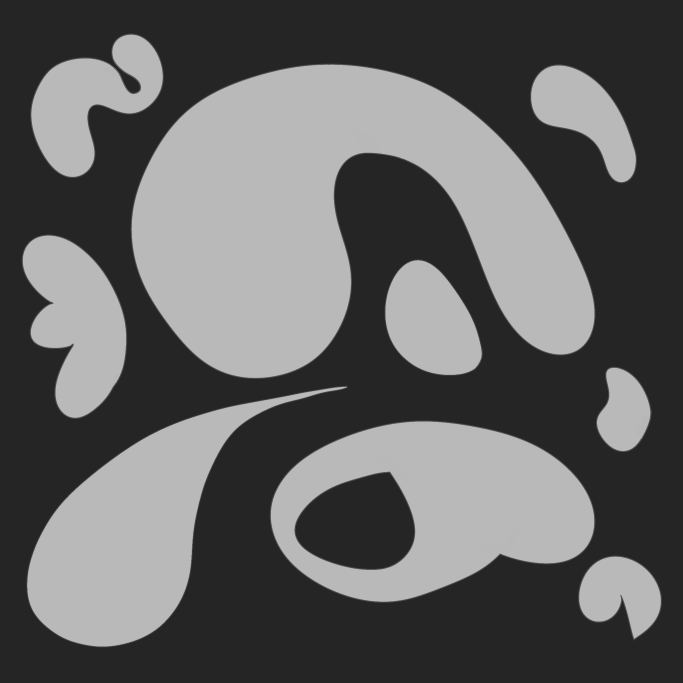
#> input picture data/test_2D_A.png, 2048 x 2048 px (shown at 1/3 size); the run also reads 1 picture not shown here
$ jupyter execute --allow-errors Examples.ipynb   (shell and % lines are left out)
#> lines starting #> are read from the running program, lines starting #| are printed output that depends on the picture; after the words box and inside, x2 and y2 are one past the last pixel; in counts of white or black regions, pixels touching at a corner belong together
### localthickness.py
import numpy as np
import scipy.ndimage
import matplotlib.pyplot as plt
import matplotlib.colors
import edt


#%% FUNCTIONS FOR COMPUTING LOCAL THICKNESS IN 2D AND 3D

def local_thickness(B, scale=1, mask=None):
    """
    Computes local thickness in 2D or 3D, using a basic or a scaled approach.
    @author: abda@dtu.dk, vand@dtu.dk
    Arguments:
        B: binary 2D or 3D image.
        scale: downscaling factor, e.g. 0.5 for halving each dim of the image.
        mask: binary mask of the same size of the image defining parts of the
            image to be included in the computation of the local thickness.
    Returns: Local thickness of the same size as B.
    """

    if scale==1:
        return local_thickness_basic(B, mask)
    else:
        return local_thickness_scaled(B, scale, mask)


# [22 lines left out: function local_thickness_basic, not called in this run]


def local_thickness_scaled(B, scale=0.5, mask=None):
    """
    Computes local thickness in 2D or 3D using scaled approach.
    """

    dilate = {2: dilate2d, 3: dilate3d}[B.ndim]

    dim = B.shape  # original image dimension
    dim_s = tuple(int(scale*d) for d in dim)  # dowscaled image dimension
    c = coords(dim, dim_s)

    dist = edt.edt(B)

    # downscale (order=0 is nearest-neighbor) and masking
    if mask is None:
        mask_s = None
    else:
        dist = dist * mask
        mask_s = scipy.ndimage.map_coordinates(mask, c, order=0)

    dist_s = scipy.ndimage.map_coordinates(dist, c, order=0) * scale

    # compute local thickness for downscaled
    out = local_thickness_basic(dist_s, mask=mask_s, given_dist=True)

    # free up some memery (does this make difference?)
    del dist_s
    del mask_s

    # flow-over boundary to avoid blend across boundary, will mask later
    B_s = scipy.ndimage.map_coordinates(B, c, order=0)
    temp = dilate(out)
    out[~B_s] = temp[~B_s]

    # free up some memery (does this make difference?)
    del B_s

    # upscale, order=1 is bi-linear
    out = scipy.ndimage.map_coordinates(out, coords(dim_s, dim), order=1)
    out *= (1/scale)
    out *= B

    # mask output
    if mask is not None:
        out *= mask
    return out


def coords(old, new):
    '''Query coordinates when rescaling the image of shape old to shape new.
       Made to be used with ndimage.map_coordianges for rescaling images.
    '''

    if len(old)==3:
        c = np.mgrid[0 : old[0]-1 : new[0] * 1j, 0 : old[1]-1 : new[1] * 1j,
                     0 : old[2]-1 : new[2] * 1j]
    elif len(old)==2:
        c = np.mgrid[0: old[0]-1 : new[0] * 1j, 0 : old[1]-1 : new[1] * 1j]
    else:
        return

    # we had numerical problems so I make sure that we stay inside the image
    for i in range(len(c)):
        c[i] = np.clip(c[i], 0, old[i] - 1)

    return c


# [431 lines left out: functions dilate3d, dilate2d, local_thickness_conventional, mixed_colors, black_plasma, white_viridis and 10 more, not called in this run]

### Examples.ipynb
# Local thickness in 2D and 3D

**Minimal working example for 2D and 3D local thickness using `localthickness` module.**

Authors: abda@dtu.dk, vand@dtu.dk

For an object in 2D or 3D, the local thickness in any point of the object is defined as the radius of the larges sphere which fits inside the object and contains the point.

Function for the computation of local thickness takes a binary 2D or 3D image as input, where ones represent the object to be measured. The function returns an array of the same size as the input which in every pixel (voxel) carries information about the local thickness of the object.

Function for fast computation of local thickness utilizes two approximations for a more effecient computation.
* First, the dilation with the sphere of a large radius is approximated with the consecutive dilations with the sphere of radius one. The results of such a dilation is not perfectly spherical (it is polygonal/polyhedral), but it provides a good approximation.
* Second, the function may use a scaled approach, with local thickness computed for a downscaled image image first, and then upscaled.

Function call is
```
T = local_thickness(B, mask=None, scale=1)
```
Here, `B` is a binary image, `mask` is a binary mask of the same size as `B` and `scale` is downscaling factor (smaller than 1).

[cell 1]
# Install localthickness (if not installed) and get data (if needed).

import os
if not os.path.isdir('data'):
    os.mkdir('data')
if not os.path.isfile('data/test_2D_A.png'):
    !wget -q https://github.com/vedranaa/local-thickness/blob/main/data/test_2D_A.png?raw=true --output-document=data/test_2D_A.png
if not os.path.isfile('data/cotton_test_volume.tif'):
    print('aha')
    !wget -q https://github.com/vedranaa/local-thickness/blob/main/data/cotton_test_volume.tif?raw=true --output-document=data/cotton_test_volume.tif

## Local thickness in 2D
The 2D example loads a synthetic test image and computes local thickness.

[cell 2]
import skimage.io
import matplotlib.pyplot as plt
import localthickness as lt

# Load image with test objects to be analysed and make it binary.
B = skimage.io.imread('data/test_2D_A.png', as_gray = True) > 0.5
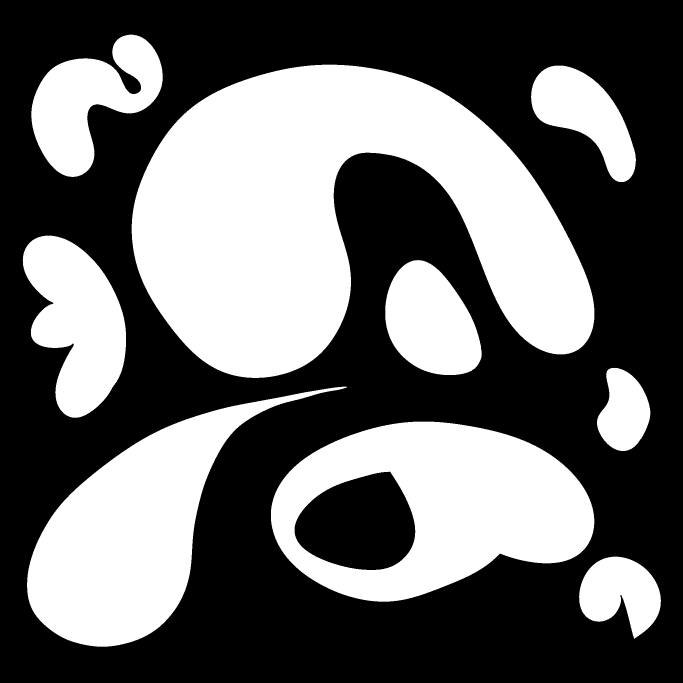
#> B: shape (2048, 2048) bool (shown at 1/3 size); 40.6% white; 9 white regions, largest, box (x1, y1, x2, y2) and area: (395, 194, 1783, 1134) 740818, (813, 1265, 1783, 1805) 306818, (81, 1160, 1041, 1940) 269615

# Compute local thickness using scaled approach.
#> (the rest of this cell did not finish here and is left out)


# Visualize.
fig, ax = plt.subplots(1, 3, figsize=(10,5), gridspec_kw={"width_ratios":[1, 1, 0.05]})
ax[0].imshow(B, cmap=plt.cm.gray)
ax[0].set_title('Test objects')
h = ax[1].imshow(T, cmap=lt.black_plasma())
ax[1].set_title('Local thickness')
fig.colorbar(h, cax=ax[2])
plt.show()

## Fast local thickness in 3D
We compute local thickness and show it on a few slices from the volume.

[cell 3]
import matplotlib.pyplot as plt
import localthickness as lt
import tifffile

# Load volume with test objects to be analysed and make it binary.
B = tifffile.imread('data/cotton_test_volume.tif') > 0

# Compute local thickness using scaled approach.
#> (the rest of this cell did not finish here and is left out)


# Visualize slices of the result.
fig, ax = plt.subplots(2, 6, figsize=(10,4), sharex='col', sharey='col',
                       gridspec_kw={"width_ratios":[1, 1, 1, 1, 1, 0.05]})
vmax = T.max()
for i in range(5):
    z = ((i+2)*(B.shape[0]))//8
    h0 = ax[0][i].imshow(B[z], cmap=plt.cm.gray)
    ax[0][i].set_title(f'Slice {z}')
    h1 = ax[1][i].imshow(T[z], vmax=vmax, cmap=lt.black_plasma())
    ax[1][i].set_title(f'Slice {z}')
fig.colorbar(h1, cax=ax[1][5])
ax[0][5].remove()
plt.show()

## Slightly-more-then-minimal visualization of 3D local thickness

In the visualization below you can use keybord keys (`left`/`a`, `right`/`d`, `up`/`w`, `down`/`z`, `pageup`/`e`, and `pagedown`/`x`) to inspect the slices of the volume. This depends on your setup and might not work well, as some of the keys may be reserved for other events. Try by clicking into the image (the colored part) and pressing keys, e.g. `a` and `d`.

#> (a cell that did not finish here is left out)

With [plotly](https://plot.ly/python/) we can see the data and the thickness as an interactive 3D visualization. __Be patient__, tt may take up to a minute for plotly to produce a figure.

[cell 5]
import plotly.graph_objects as go
import numpy as np

X, Y, Z = np.mgrid[range(B.shape[0]), range(B.shape[1]), range(B.shape[2])]

#> (the rest of this cell did not finish here and is left out)
